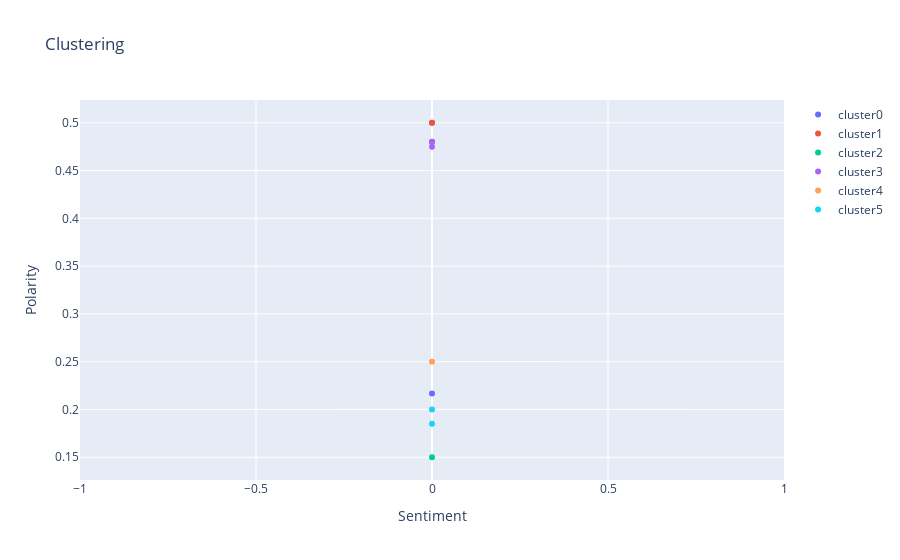

Notebook source saved alongside this figure:
### Code cell
plot_data = []
for clus in set(data_km['cluster']):
    df = data_km[data_km['cluster'] == clus]
    plot_data.append(go.Scatter(x=df['sentiment'], y=df['polarity'],
                                text=df['Artist'],
                                name='cluster' + str(clus), mode='markers'))
    
# Added the succeeding source-code for cluster centers.
# df_cc = pd.DataFrame(km_pos.cluster_centers_)
# plot_data.append(go.Scatter(x=df_cc[1], y=df_cc[0],
#                             text=df['name'],
#                             name='cluster center', mode='markers'))

layout = go.Layout(xaxis=dict(title='Sentiment'), yaxis=dict(title='Polarity'),
                   title='Clustering')
fig = go.Figure(data=plot_data, layout=layout)
plotly.offline.iplot(fig)

### Figure 1 — Plotly figure (JSON) as saved in the notebook; plotly's stock layout.template omitted (floating-point values rounded to 4 significant figures)
{"data": [{"mode": "markers", "name": "cluster0", "text": [0], "type": "scatter", "x": [0], "y": [0.2167]}, {"mode": "markers", "name": "cluster1", "text": [0, 0], "type": "scatter", "x": [0, 0], "y": [0.5, 0.5]}, {"mode": "markers", "name": "cluster2", "text": [0], "type": "scatter", "x": [0], "y": [0.15]}, {"mode": "markers", "name": "cluster3", "text": [0, 0, 0], "type": "scatter", "x": [0, 0, 0], "y": [0.48, 0.475, 0.48]}, {"mode": "markers", "name": "cluster4", "text": [0], "type": "scatter", "x": [0], "y": [0.25]}, {"mode": "markers", "name": "cluster5", "text": [0, 0], "type": "scatter", "x": [0, 0], "y": [0.1849, 0.2]}], "layout": {"title": {"text": "Clustering"}, "xaxis": {"title": {"text": "Sentiment"}}, "yaxis": {"title": {"text": "Polarity"}}}}
